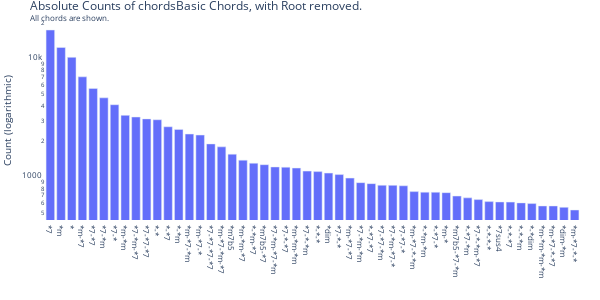

Notebook code for this chart:
### Code cell
plot_distribution(df_noroot, root_removed=True)

### Figure 1 — Plotly figure (JSON) as saved in the notebook; plotly's stock layout.template omitted (floating-point values rounded to 4 significant figures)
{"data": [{"alignmentgroup": "True", "hovertemplate": "chord=%{x}<br>count=%{y}<extra></extra>", "legendgroup": "", "marker": {"color": "#636efa", "pattern": {"shape": ""}}, "name": "", "offsetgroup": "", "orientation": "v", "showlegend": false, "textposition": "auto", "x": ["*7", "*m", "*", "*m-*7", "*7-*7", "*7-*m", "*7-*", "*m-*m", "*7-*m-*7", "*7-*7-*7", "*-*", "*-*7", "*-*m", "*m-*7-*m", "*m-*7-*", "*7-*7-*7-*7", "*m-*7-*m-*7", "*m7b5", "*m-*m-*7", "*-*m-*7", "*m7b5-*7", "*7-*m-*7-*m", "*7-*-*7", "*m-*m-*m", "*7-*-*m", "*-*-*", "*dim", "*7-*-*", "*m-*7-*7", "*7-*m-*m", "*-*7-*7", "*7-*7-*m", "*7-*m-*7-*", "*7-*7-*", "*m-*7-*-*m", "*-*m-*m", "*-*7-*", "*m-*", "*m7b5-*7-*m", "*-*7-*m", "*7-*-*m-*7", "*-*-*-*", "*7sus4", "*-*-*7", "*-*-*m", "*-*dim", "*m-*m-*m-*m", "*m-*7-*-*7", "*dim-*m", "*m-*7-*-*"], "xaxis": "x", "y": [17388, 12379, 10219, 6997, 5587, 4653, 4071, 3309, 3206, 3090, 3039, 2651, 2520, 2301, 2257, 1900, 1794, 1557, 1386, 1306, 1269, 1214, 1209, 1189, 1120, 1109, 1078, 1047, 978, 895, 878, 851, 849, 842, 752, 744, 743, 737, 690, 666, 644, 619, 615, 613, 604, 596, 569, 569, 554, 526], "yaxis": "y", "type": "bar"}], "layout": {"xaxis": {"anchor": "y", "domain": [0.0, 1.0], "title": {"text": ""}, "categoryorder": "total descending"}, "yaxis": {"anchor": "x", "domain": [0.0, 1.0], "title": {"text": "Count (logarithmic)"}, "type": "log"}, "legend": {"tracegroupgap": 0}, "margin": {"t": 20, "l": 0, "r": 20, "b": 20}, "barmode": "stack", "height": 300, "width": 600, "title": {"font": {"size": 12}, "text": "Absolute Counts of chordsBasic Chords, with Root removed.<br><sup>All chords are shown.</sup>"}, "font": {"size": 8}, "plot_bgcolor": "white"}}
